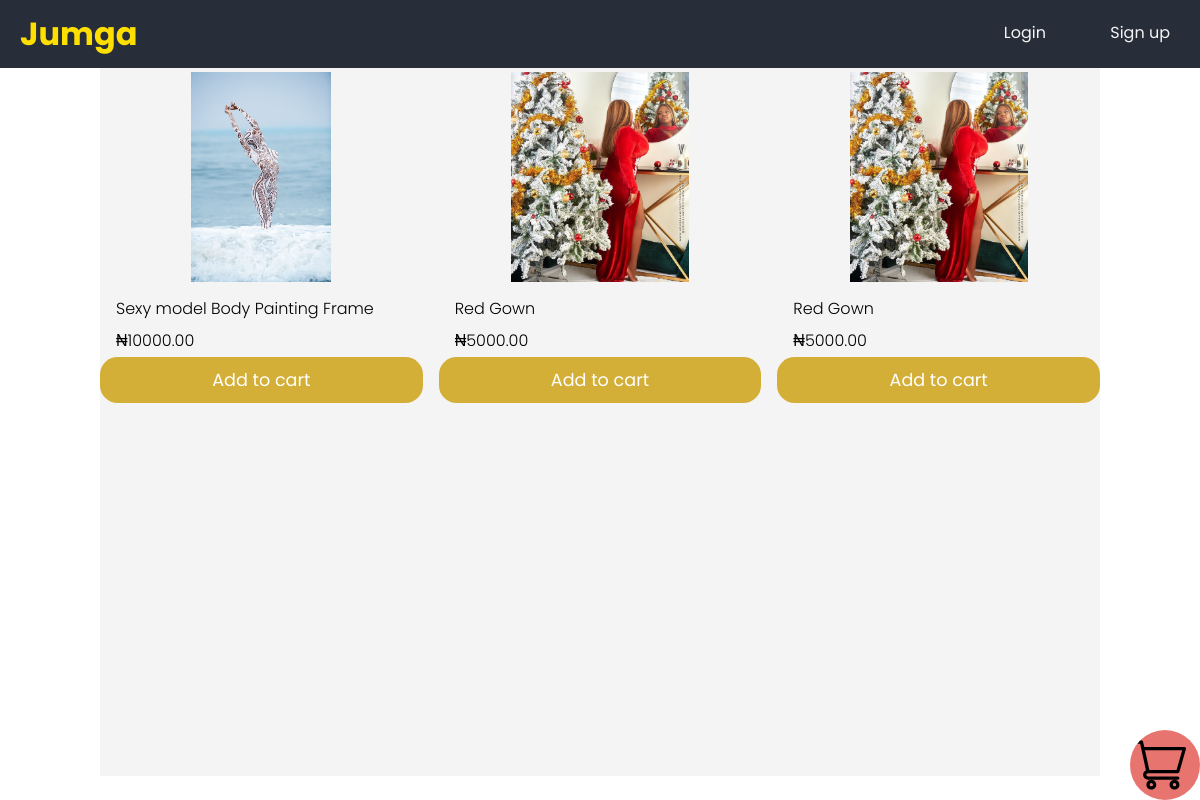
Page /store/afeez/products/ on the committed database.
### product/models.py (models this page shows, shortened)
class Product(models.Model):
	name = models.CharField(max_length=150)
	image = models.ImageField(null = True)
	description = models.TextField(null=True, blank=True)
	price = models.PositiveIntegerField()
	store = models.ForeignKey(Store, on_delete=models.CASCADE)
	category = models.ForeignKey(Category, null=True, on_delete=models.SET_NULL)
	tags = models.ManyToManyField(Tag, blank=True)
	available_units = models.PositiveIntegerField(blank=False, default=1)
	date_created = models.DateTimeField(auto_now_add=True)
	date_updated = models.DateTimeField(auto_now=True)

### store/views.py (the view)
# urls.py: path('<slug>/products/', views.ProductList, name="product_list"),
def ProductList(request, slug):
    try:
        store = Store.objects.get(slug=slug)
    except:
        return HttpResponseNotFound("page not found")
    template = "product/index.html"
    product_list = store.product_set.all().order_by("-date_updated")
    paginator = Paginator(product_list, 9)
    page_number = request.GET.get('page')
    page_obj = paginator.get_page(page_number)
    context = {
        "store": store,
        "object_list": page_obj
    }
    return render(request, template, context)

### templates/product/index.html (shortened to what this page needs)
{% extends 'product/base.html' %}
{% load static %}
{% block body %}
<div class="product-list">
    {% for product in object_list %}
    <div class="product-list-item">
        <a href="{% url 'details' product.id %}">
            <div class="product-image">
                <img src="{{ product.image.url }}" alt="">
            </div>
            <p class="product-name">{{ product.name }}</p>
            <p class="produc-price">₦<span>{{ product.price }}</span>.00</p>
        </a>
        <span class="btn">
            <button class = 'add-to-cart' data-product = '{{ product.id }}'>Add to cart</button>
        </span>
    </div>
    {% endfor %}
</div>
<div class="cart-link">
    <a href="{% url 'cart' store.slug %}">
        <div class="cart-icon" style="background-image: url('{% static 'css/supermarket.svg' %}');">
        </div>
    </a>
</div>
{% endblock %}

### static/css/base.css (style rules this page uses)
* { box-sizing: border-box; text-decoration: none; margin: 0; font-family: 'Poppins', sans-serif; }
body { width: 100%; margin: 0; background: white; }
img { width: 100%; }
.product-list { display: grid; grid-gap: 1rem; }
a p { text-decoration: none; color: black; font-weight: 300; padding: 0 1rem; }
.btn { display: block; text-align: center; }
.add-to-cart { width: 100%; font-size: 1.1em; background-color: #d4af37; color: white; border: 0; border-radius: 1em; margin: 0; padding-top: 10px; padding-bottom: 10px; transition: background-color 0.6s ease-in-out; }
.cart-link { position: fixed; bottom: 0; right: 0; }
.cart-icon { background-color: #e7746f; background-size: 80%; background-position: left center; background-repeat: no-repeat; width: 70px; height: 70px; border-radius: 50%; float: right; padding-top: 7px; }
@media (min-width: 580px) { .product-list { grid-gap: 1rem; grid-template-columns: repeat(auto-fill, minmax(250px, 1fr)); } }
@media (min-width: 580px) { .product-image { text-align: center; } }
@media (min-width: 580px) { .product-image img { height: 210px; width: auto; } }

### rows in the picture
Product: image (picture), name "Sexy model Body Painting Frame", price "10000"
Product: image (picture), name "Red Gown", price "5000"
Product: image (picture), name "Red Gown", price "5000"
